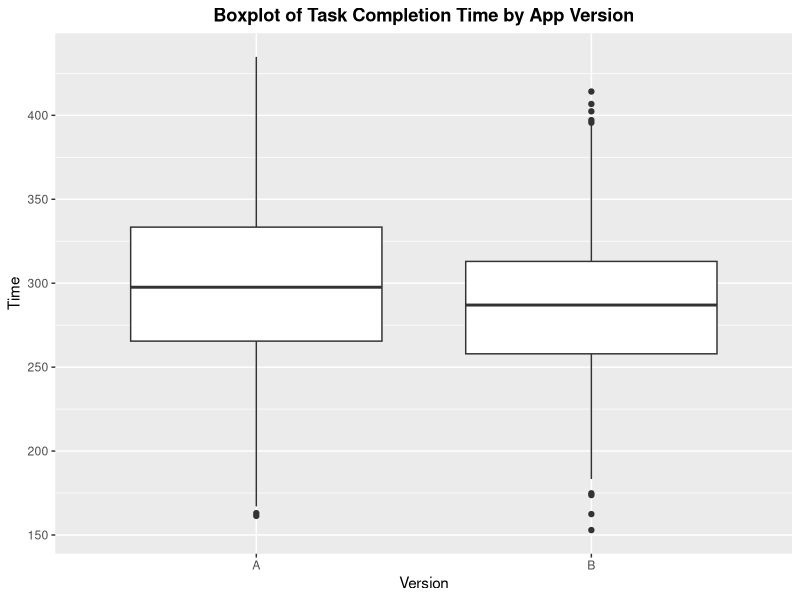
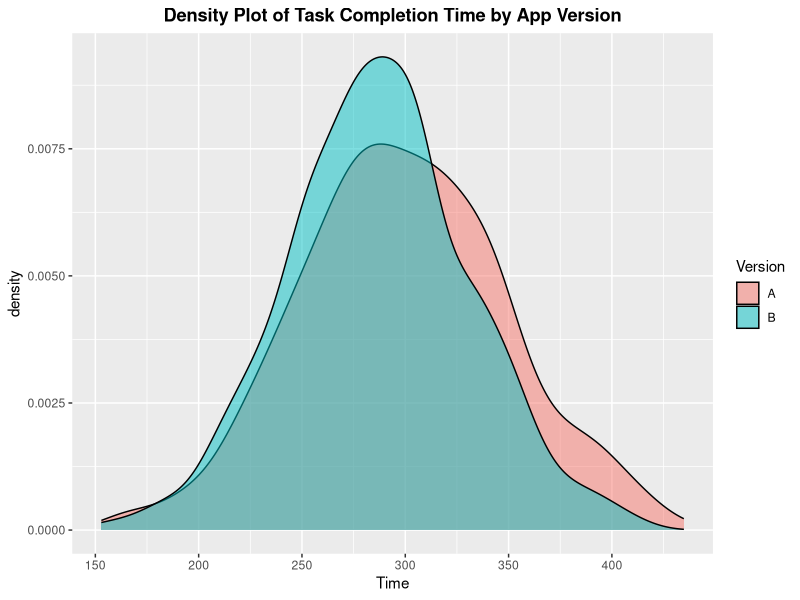

Recreate these plots in R, in order. (Note: this script raises an error after producing the figures.)
# Install necessary packages
install.packages("readxl")
install.packages("ggplot2")
install.packages("dplyr")

# Load the packages
library(readxl)
library(ggplot2)

# Read the Excel file
time_data <- read_excel("data/usability_study_quantitative_data_bs.xlsx")

# Boxplot
ggplot(time_data, aes(x = Version, y = Time)) +
  geom_boxplot() +
  labs(title = "Boxplot of Task Completion Time by App Version") +
  theme(plot.title = element_text(hjust = 0.5, face = "bold"))

# Density plot
ggplot(time_data, aes(x = Time, fill = Version)) +
  geom_density(alpha = 0.5) +
  labs(title = "Density Plot of Task Completion Time by App Version") +
  theme(plot.title = element_text(hjust = 0.5, face = "bold"))

# Compute summary statistics for each version
summary_stats_time <- time_data %>%
  group_by(Version) %>%
  summarize(
    Count = n(),
    Mean = mean(Time),
    Median = median(Time),
    Standard_Deviation = sd(Time),
    Min = min(Time),
    Max = max(Time)
  )

# Print the summary statistics
print(summary_stats_time)

# Perform a two-sample two-tailed t-test
t_test_result <- t.test(Time ~ Version, data = time_data)

# Print the results
print(t_test_result)